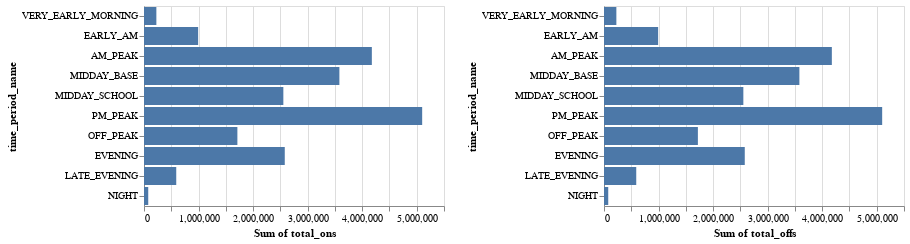

The cell this chart's notebook holds for it:
### Code cell
time_period_order = [
    'VERY_EARLY_MORNING',
    'EARLY_AM',
    'AM_PEAK',
    'MIDDAY_BASE',
    'MIDDAY_SCHOOL',
    'PM_PEAK',
    'OFF_PEAK',
    'EVENING',
    'LATE_EVENING',
    'NIGHT'
]

# alt.data_transformers.enable('json')

radio = alt.binding_radio(options=list(data['route_name'].unique()))
radio_selection = alt.selection_single(fields=['route_name'], bind=radio, name='Select Line')

# Create the horizontal bar chart for total_ons
bar_chart_ons = alt.Chart(data).mark_bar().encode(
    x='sum(total_ons)',
    y=alt.Y('time_period_name', sort=time_period_order),
    # color=alt.condition(
    #     (alt.datum.route_name == 'Green Line') & (alt.datum.route_name == radio_selection['route_name']),
    #     alt.ColorValue('green'),
    #     alt.value('lightgray')
    # ),
    tooltip=['route_name', 'time_period_name', 'sum(total_ons)'],
    opacity=alt.condition(radio_selection, alt.value(1), alt.value(0.2))
).add_selection(
    radio_selection
).transform_filter(
    radio_selection
)

# Create the horizontal bar chart for total_offs
bar_chart_offs = alt.Chart(data).mark_bar().encode(
    x='sum(total_offs)',
    y=alt.Y('time_period_name', sort=time_period_order),
    # color=alt.condition(
    #     (alt.datum.route_name == 'Green Line') & (alt.datum.route_name == radio_selection['route_name']),
    #     alt.ColorValue('green'),
    #     alt.value('lightgray')
    # ),
    tooltip=['route_name', 'time_period_name', 'sum(total_offs)'],
    opacity=alt.condition(radio_selection, alt.value(1), alt.value(0.2))
).add_selection(
    radio_selection
).transform_filter(
    radio_selection
)

bar_chart_ons | bar_chart_offs

### Figure 1 — Vega-Lite specification as saved in the notebook (floating-point values rounded to 4 significant figures; data arrays with more than 128 entries replaced by an {"elided": "..."} marker saying what was removed)
{"config": {"view": {"continuousWidth": 300, "continuousHeight": 300}}, "hconcat": [{"mark": {"type": "bar"}, "encoding": {"opacity": {"condition": {"param": "Select Line", "value": 1}, "value": 0.2}, "tooltip": [{"field": "route_name", "type": "nominal"}, {"field": "time_period_name", "type": "nominal"}, {"aggregate": "sum", "field": "total_ons", "type": "quantitative"}], "x": {"aggregate": "sum", "field": "total_ons", "type": "quantitative"}, "y": {"field": "time_period_name", "sort": ["VERY_EARLY_MORNING", "EARLY_AM", "AM_PEAK", "MIDDAY_BASE", "MIDDAY_SCHOOL", "PM_PEAK", "OFF_PEAK", "EVENING", "LATE_EVENING", "NIGHT"], "type": "nominal"}}, "name": "view_1", "transform": [{"filter": {"param": "Select Line"}}]}, {"mark": {"type": "bar"}, "encoding": {"opacity": {"condition": {"param": "Select Line", "value": 1}, "value": 0.2}, "tooltip": [{"field": "route_name", "type": "nominal"}, {"field": "time_period_name", "type": "nominal"}, {"aggregate": "sum", "field": "total_offs", "type": "quantitative"}], "x": {"aggregate": "sum", "field": "total_offs", "type": "quantitative"}, "y": {"field": "time_period_name", "sort": ["VERY_EARLY_MORNING", "EARLY_AM", "AM_PEAK", "MIDDAY_BASE", "MIDDAY_SCHOOL", "PM_PEAK", "OFF_PEAK", "EVENING", "LATE_EVENING", "NIGHT"], "type": "nominal"}}, "name": "view_2", "transform": [{"filter": {"param": "Select Line"}}]}], "data": {"name": "data-7212f8bda9e172a63409bd38f8303852"}, "params": [{"name": "Select Line", "select": {"type": "point", "fields": ["route_name"]}, "bind": {"input": "radio", "options": ["Green Line", "Blue Line", "Orange Line", "Red Line"]}, "views": ["view_1", "view_2"]}], "$schema": "https://vega.github.io/schema/vega-lite/v5.16.3.json", "datasets": {"data-7212f8bda9e172a63409bd38f8303852": {"elided": "2640 records"}}}
